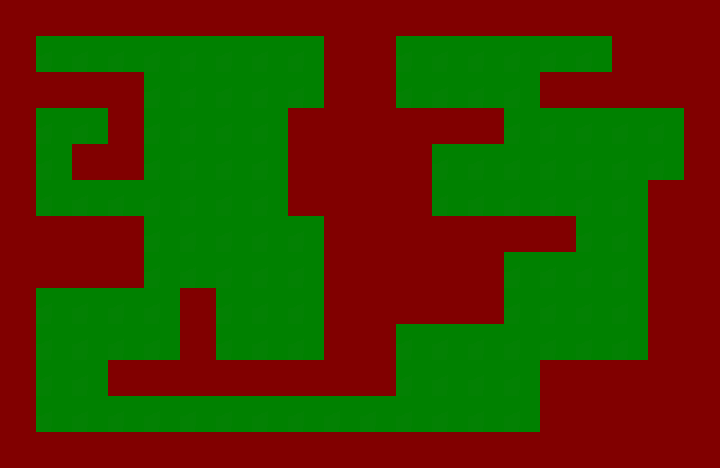

The image is a tile-based game level rendered from a .tmx file. Its description and source (layers, tilesets, objects; grid data summarised) follow:
An orthogonal 20x13 tile map with 36x36 px tiles, 1 tile layer (mask).

<map version="1.0" orientation="orthogonal" width="20" height="13" tilewidth="36" tileheight="36">
 <tileset firstgid="1" name="map" tilewidth="36" tileheight="36">
  <image source="../images/mask.png" width="72" height="36" />
 </tileset>
 <layer name="mask" width="20" height="13">
  <data>[260 cells, 260 non-empty, 2 distinct tile ids]</data>
 </layer>
</map>
